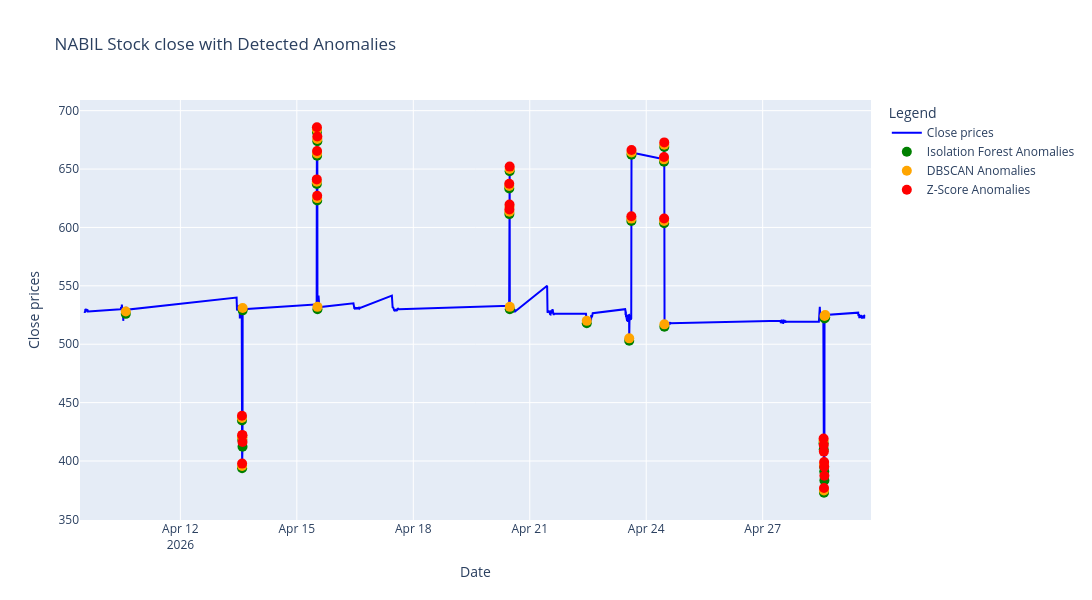

Source (notebook cell):
### Code cell
import plotly.graph_objects as go


fig = go.Figure()

# Add the line for the closing close
fig.add_trace(
    go.Scatter(
        x=df.index,
        y=df["close"],
        mode="lines",
        name="Close prices",
        line=dict(color="blue"),
    )
)


# Add the scatter plot for Isolation Forest anomalies
fig.add_trace(
    go.Scatter(
        x=anomalies_if[anomalies_if["Anomaly_Isolation_Forest"] == -1].index,
        y=anomalies_if[anomalies_if["Anomaly_Isolation_Forest"] == -1]["close"] - 2,
        mode="markers",
        name="Isolation Forest Anomalies",
        marker=dict(color="green", size=10),
    )
)

# Add the scatter plot for DBSCAN anomalies
fig.add_trace(
    go.Scatter(
        x=anomalies_dbscan[anomalies_dbscan["Anomaly_DBSCAN"] == -1].index,
        y=anomalies_dbscan[anomalies_dbscan["Anomaly_DBSCAN"] == -1]["close"],
        mode="markers",
        name="DBSCAN Anomalies",
        marker=dict(color="orange", size=10),
    )
)

# Add the scatter plot for Z-Score anomalies
fig.add_trace(
    go.Scatter(
        x=anomalies_zscore.index,
        y=anomalies_zscore["close"] + 2,
        mode="markers",
        name="Z-Score Anomalies",
        marker=dict(color="red", size=10),
    )
)


# Update layout
fig.update_layout(
    title=f"{stock_name} Stock close with Detected Anomalies",
    xaxis_title="Date",
    yaxis_title="Close prices",
    legend_title="Legend",
    width=1200,
    height=600,
)

# Show the plot
fig.show()
